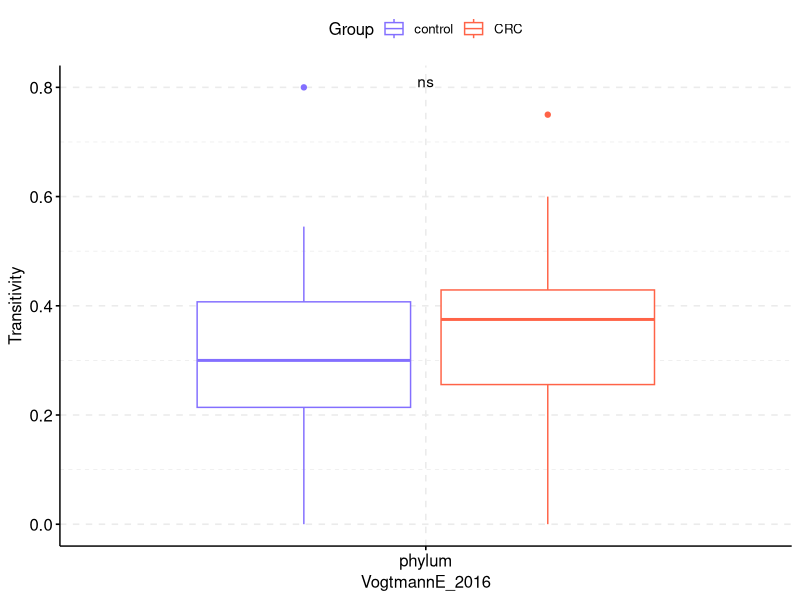
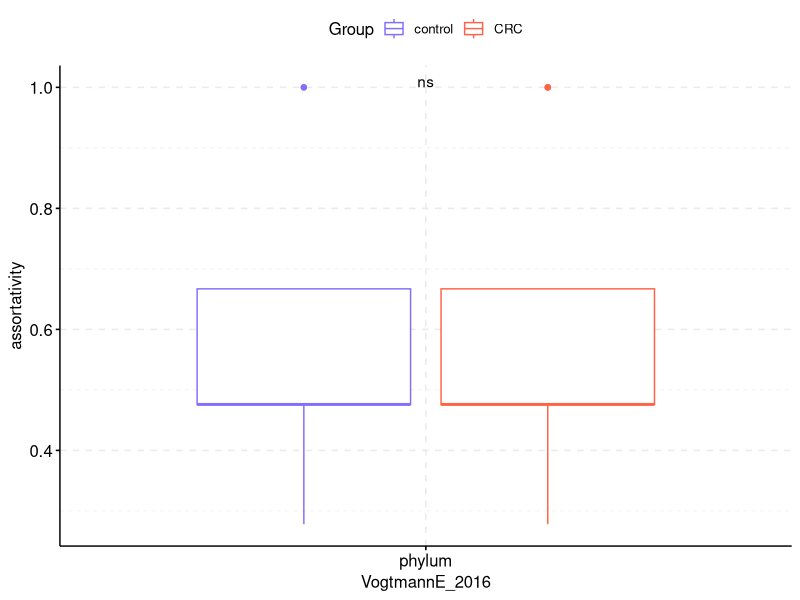
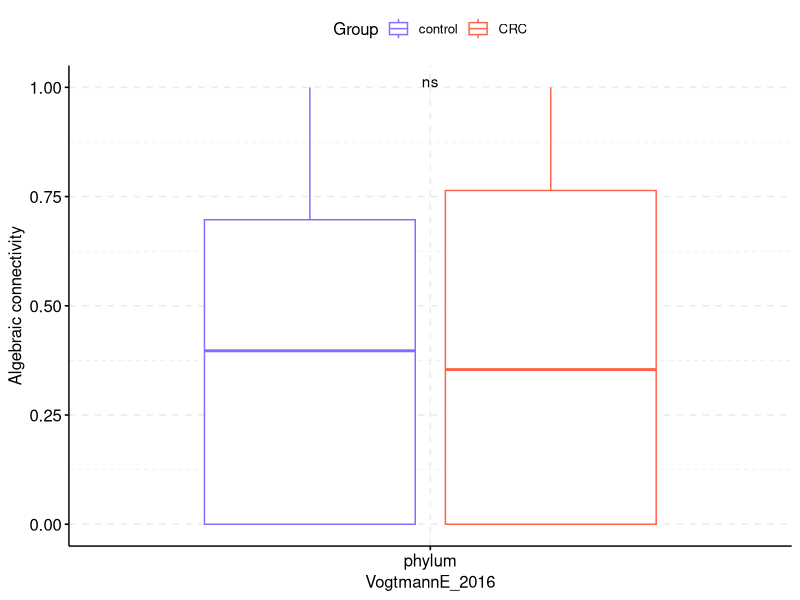

These figures' R source, in order: (Note: this script raises an error after producing the figures.)
library(ggplot2)
library(dplyr)
require(gridExtra)
library(grid)
library(cowplot)
library(ggpubr)

dat<-read.table("network_comparison_normalized.csv", sep=",", header=TRUE)

# df<-filter(df, Cohort !="WirbelJ_2018")

# df<-filter(df, Cohort !="WirbelJ_2018" & Cohort !="FengQ_2015" & Cohort !="YuJ_2015" & Bases > 5000000000)




pdf(file="network_comparison_cohort.pdf", width=22, height=12, onefile=FALSE)

df<-filter(dat, Cohort=="ZellerG_2014")
p1 <- ggboxplot(filter(df, Property=="density"), x = "Level", y = "Value", #yscale = "log2",
               color = "Group", palette = c("slateblue1" , "tomato"))+
                ylab("Density")+
                stat_compare_means(aes(group = Group), label = "p.signif", method = "wilcox.test")+
                grids(linetype = "dashed")+
                xlab("ZellerG_2014")

p2<-ggboxplot(filter(df, Property=="transitivity"), x = "Level", y = "Value", 
              color = "Group", palette = c("slateblue1" , "tomato"))+
  ylab("Transitivity")+
  stat_compare_means(aes(group = Group), label = "p.signif", method = "wilcox.test")+
  grids(linetype = "dashed")+
  xlab("ZellerG_2014")


p3<-ggboxplot(filter(df, Property=="assortativity"), x = "Level", y = "Value",
              color = "Group", palette = c("slateblue1" , "tomato"))+
  ylab("Assortativity")+
  stat_compare_means(aes(group = Group), label = "p.signif", method = "wilcox.test")+
  grids(linetype = "dashed")+
  xlab("ZellerG_2014")

p4<-ggboxplot(filter(df, Property=="algebraic_connectivity"), x = "Level", y = "Value",
              color = "Group", palette = c("slateblue1" , "tomato"))+
  ylab("Algebraic connectivity")+
  stat_compare_means(aes(group = Group), label = "p.signif", method = "wilcox.test")+
  grids(linetype = "dashed")+
  xlab("ZellerG_2014")


df<-filter(dat, Cohort=="WirbelJ_2018")
p5 <- ggboxplot(filter(df, Property=="density"), x = "Level", y = "Value", #yscale = "log2",
                color = "Group", palette = c("slateblue1" , "tomato"))+
  ylab("Density")+
  stat_compare_means(aes(group = Group), label = "p.signif", method = "wilcox.test")+
  grids(linetype = "dashed")+
  xlab("WirbelJ_2018")

p6<-ggboxplot(filter(df, Property=="transitivity"), x = "Level", y = "Value", 
              color = "Group", palette = c("slateblue1" , "tomato"))+
  ylab("Transitivity")+
  stat_compare_means(aes(group = Group), label = "p.signif", method = "wilcox.test")+
  grids(linetype = "dashed")+
  xlab("WirbelJ_2018")


p7<-ggboxplot(filter(df, Property=="assortativity"), x = "Level", y = "Value",
              color = "Group", palette = c("slateblue1" , "tomato"))+
  ylab("Assortativity")+
  stat_compare_means(aes(group = Group), label = "p.signif", method = "wilcox.test")+
  grids(linetype = "dashed")+
  xlab("WirbelJ_2018")

p8<-ggboxplot(filter(df, Property=="algebraic_connectivity"), x = "Level", y = "Value",
              color = "Group", palette = c("slateblue1" , "tomato"))+
  ylab("Algebraic connectivity")+
  stat_compare_means(aes(group = Group), label = "p.signif", method = "wilcox.test")+
  grids(linetype = "dashed")+
  xlab("WirbelJ_2018")

df<-filter(dat, Cohort=="VogtmannE_2016")
p9 <- ggboxplot(filter(df, Property=="density"), x = "Level", y = "Value", #yscale = "log2",
                color = "Group", palette = c("slateblue1" , "tomato"))+
  ylab("Density")+
  stat_compare_means(aes(group = Group), label = "p.signif", method = "wilcox.test")+
  grids(linetype = "dashed")+
  xlab("VogtmannE_2016")

p10<-ggboxplot(filter(df, Property=="transitivity"), x = "Level", y = "Value", 
              color = "Group", palette = c("slateblue1" , "tomato"))+
  ylab("Transitivity")+
  stat_compare_means(aes(group = Group), label = "p.signif", method = "wilcox.test")+
  grids(linetype = "dashed")+
  xlab("VogtmannE_2016")


p11<-ggboxplot(filter(df, Property=="assortativity"), x = "Level", y = "Value",
              color = "Group", palette = c("slateblue1" , "tomato"))+
  ylab("assortativity")+
  stat_compare_means(aes(group = Group), label = "p.signif", method = "wilcox.test")+
  grids(linetype = "dashed")+
  xlab("VogtmannE_2016")

p12<-ggboxplot(filter(df, Property=="algebraic_connectivity"), x = "Level", y = "Value",
              color = "Group", palette = c("slateblue1" , "tomato"))+
  ylab("Algebraic connectivity")+
  stat_compare_means(aes(group = Group), label = "p.signif", method = "wilcox.test")+
  grids(linetype = "dashed")+
  xlab("VogtmannE_2016")

# for all the data
p13 <- ggboxplot(filter(dat, Property=="density"), x = "Level", y = "Value", #yscale = "log2",
                color = "Group", palette = c("slateblue1" , "tomato"))+
  ylab("Density")+
  stat_compare_means(aes(group = Group), label = "p.signif", method = "wilcox.test")+
  grids(linetype = "dashed")+
  xlab("All")

p14<-ggboxplot(filter(dat, Property=="transitivity"), x = "Level", y = "Value", 
               color = "Group", palette = c("slateblue1" , "tomato"))+
  ylab("Transitivity")+
  stat_compare_means(aes(group = Group), label = "p.signif", method = "wilcox.test")+
  grids(linetype = "dashed")+
  xlab("All")


p15<-ggboxplot(filter(dat, Property=="assortativity"), x = "Level", y = "Value",
               color = "Group", palette = c("slateblue1" , "tomato"))+
  ylab("Assortativity")+
  stat_compare_means(aes(group = Group), label = "p.signif", method = "wilcox.test")+
  grids(linetype = "dashed")+
  xlab("All")

p16<-ggboxplot(filter(dat, Property=="algebraic_connectivity"), x = "Level", y = "Value",
               color = "Group", palette = c("slateblue1" , "tomato"))+
  ylab("Algebraic connectivity")+
  stat_compare_means(aes(group = Group), label = "p.signif", method = "wilcox.test")+
  grids(linetype = "dashed")+
  xlab("All")


df<-filter(dat, Cohort=="FengQ_2015")
p17 <- ggboxplot(filter(df, Property=="density"), x = "Level", y = "Value", #yscale = "log2",
                 color = "Group", palette = c("slateblue1" , "tomato"))+
  ylab("Density")+
  stat_compare_means(aes(group = Group), label = "p.signif", method = "wilcox.test")+
  grids(linetype = "dashed")+
  xlab("FengQ_2015")

p18<-ggboxplot(filter(df, Property=="transitivity"), x = "Level", y = "Value", 
               color = "Group", palette = c("slateblue1" , "tomato"))+
  ylab("Transitivity")+
  stat_compare_means(aes(group = Group), label = "p.signif", method = "wilcox.test")+
  grids(linetype = "dashed")+
  xlab("FengQ_2015")


p19<-ggboxplot(filter(df, Property=="assortativity"), x = "Level", y = "Value",
               color = "Group", palette = c("slateblue1" , "tomato"))+
  ylab("Assortativity")+
  stat_compare_means(aes(group = Group), label = "p.signif", method = "wilcox.test")+
  grids(linetype = "dashed")+
  xlab("FengQ_2015")

p20<-ggboxplot(filter(df, Property=="algebraic_connectivity"), x = "Level", y = "Value",
               color = "Group", palette = c("slateblue1" , "tomato"))+
  ylab("Algebraic connectivity")+
  stat_compare_means(aes(group = Group), label = "p.signif", method = "wilcox.test")+
  grids(linetype = "dashed")+
  xlab("FengQ_2015")

df<-filter(dat, Cohort=="ThomasAM_2018a")
p21 <- ggboxplot(filter(df, Property=="density"), x = "Level", y = "Value", #yscale = "log2",
                 color = "Group", palette = c("slateblue1" , "tomato"))+
  ylab("Density")+
  stat_compare_means(aes(group = Group), label = "p.signif", method = "wilcox.test")+
  grids(linetype = "dashed")+
  xlab("ThomasAM_2018a")

p22<-ggboxplot(filter(df, Property=="transitivity"), x = "Level", y = "Value", 
               color = "Group", palette = c("slateblue1" , "tomato"))+
  ylab("Transitivity")+
  stat_compare_means(aes(group = Group), label = "p.signif", method = "wilcox.test")+
  grids(linetype = "dashed")+
  xlab("ThomasAM_2018a")


p23<-ggboxplot(filter(df, Property=="assortativity"), x = "Level", y = "Value",
               color = "Group", palette = c("slateblue1" , "tomato"))+
  ylab("Assortativity")+
  stat_compare_means(aes(group = Group), label = "p.signif", method = "wilcox.test")+
  grids(linetype = "dashed")+
  xlab("ThomasAM_2018a")

p24<-ggboxplot(filter(df, Property=="algebraic_connectivity"), x = "Level", y = "Value",
               color = "Group", palette = c("slateblue1" , "tomato"))+
  ylab("Algebraic connectivity")+
  stat_compare_means(aes(group = Group), label = "p.signif", method = "wilcox.test")+
  grids(linetype = "dashed")+
  xlab("ThomasAM_2018a")

df<-filter(dat, Cohort=="ThomasAM_2018b")
p25 <- ggboxplot(filter(df, Property=="density"), x = "Level", y = "Value", #yscale = "log2",
                 color = "Group", palette = c("slateblue1" , "tomato"))+
  ylab("Density")+
  stat_compare_means(aes(group = Group), label = "p.signif", method = "wilcox.test")+
  grids(linetype = "dashed")+
  xlab("ThomasAM_2018b")

p26<-ggboxplot(filter(df, Property=="transitivity"), x = "Level", y = "Value", 
               color = "Group", palette = c("slateblue1" , "tomato"))+
  ylab("Transitivity")+
  stat_compare_means(aes(group = Group), label = "p.signif", method = "wilcox.test")+
  grids(linetype = "dashed")+
  xlab("ThomasAM_2018b")


p27<-ggboxplot(filter(df, Property=="assortativity"), x = "Level", y = "Value",
               color = "Group", palette = c("slateblue1" , "tomato"))+
  ylab("Assortativity")+
  stat_compare_means(aes(group = Group), label = "p.signif", method = "wilcox.test")+
  grids(linetype = "dashed")+
  xlab("ThomasAM_2018b")

p28<-ggboxplot(filter(df, Property=="algebraic_connectivity"), x = "Level", y = "Value",
               color = "Group", palette = c("slateblue1" , "tomato"))+
  ylab("Algebraic connectivity")+
  stat_compare_means(aes(group = Group), label = "p.signif", method = "wilcox.test")+
  grids(linetype = "dashed")+
  xlab("ThomasAM_2018b")


df<-filter(dat, Cohort=="YachidaS_2019")
p29 <- ggboxplot(filter(df, Property=="density"), x = "Level", y = "Value", #yscale = "log2",
                 color = "Group", palette = c("slateblue1" , "tomato"))+
  ylab("Density")+
  stat_compare_means(aes(group = Group), label = "p.signif", method = "wilcox.test")+
  grids(linetype = "dashed")+
  xlab("YachidaS_2019")

p30<-ggboxplot(filter(df, Property=="transitivity"), x = "Level", y = "Value", 
               color = "Group", palette = c("slateblue1" , "tomato"))+
  ylab("Transitivity")+
  stat_compare_means(aes(group = Group), label = "p.signif", method = "wilcox.test")+
  grids(linetype = "dashed")+
  xlab("YachidaS_2019")


p31<-ggboxplot(filter(df, Property=="assortativity"), x = "Level", y = "Value",
               color = "Group", palette = c("slateblue1" , "tomato"))+
  ylab("Assortativity")+
  stat_compare_means(aes(group = Group), label = "p.signif", method = "wilcox.test")+
  grids(linetype = "dashed")+
  xlab("YachidaS_2019")

p32<-ggboxplot(filter(df, Property=="algebraic_connectivity"), x = "Level", y = "Value",
               color = "Group", palette = c("slateblue1" , "tomato"))+
  ylab("Algebraic connectivity")+
  stat_compare_means(aes(group = Group), label = "p.signif", method = "wilcox.test")+
  grids(linetype = "dashed")+
  xlab("YachidaS_2019")

df<-filter(dat, Cohort=="YuJ_2015")
p33 <- ggboxplot(filter(df, Property=="density"), x = "Level", y = "Value", #yscale = "log2",
                 color = "Group", palette = c("slateblue1" , "tomato"))+
  ylab("Density")+
  stat_compare_means(aes(group = Group), label = "p.signif", method = "wilcox.test")+
  grids(linetype = "dashed")+
  xlab("YuJ_2015")

p34<-ggboxplot(filter(df, Property=="transitivity"), x = "Level", y = "Value", 
               color = "Group", palette = c("slateblue1" , "tomato"))+
  ylab("Transitivity")+
  stat_compare_means(aes(group = Group), label = "p.signif", method = "wilcox.test")+
  grids(linetype = "dashed")+
  xlab("YuJ_2015")


p35<-ggboxplot(filter(df, Property=="assortativity"), x = "Level", y = "Value",
               color = "Group", palette = c("slateblue1" , "tomato"))+
  ylab("Assortativity")+
  stat_compare_means(aes(group = Group), label = "p.signif", method = "wilcox.test")+
  grids(linetype = "dashed")+
  xlab("YuJ_2015")

p36<-ggboxplot(filter(df, Property=="algebraic_connectivity"), x = "Level", y = "Value",
               color = "Group", palette = c("slateblue1" , "tomato"))+
  ylab("Algebraic connectivity")+
  stat_compare_means(aes(group = Group), label = "p.signif", method = "wilcox.test")+
  grids(linetype = "dashed")+
  xlab("YuJ_2015")

prow <- plot_grid(

  # p1 + theme(legend.position="none"),
  # p5 + theme(legend.position="none"),
  # p9 + theme(legend.position="none"),
  # p17 + theme(legend.position="none"),
  # p21 + theme(legend.position="none"),
  # p25 + theme(legend.position="none"),
  # p29 + theme(legend.position="none"),
  # p33 + theme(legend.position="none"),
  # # p13 + theme(legend.position="none"),
  # 
  # p2 + theme(legend.position="none"),
  # p6 + theme(legend.position="none"),
  # p10 + theme(legend.position="none"),
  # p18 + theme(legend.position="none"),
  # p22 + theme(legend.position="none"),
  # p26 + theme(legend.position="none"),
  # p30 + theme(legend.position="none"),
  # p34 + theme(legend.position="none"),
  # # p14 + theme(legend.position="none"),
  # 
  # p3 + theme(legend.position="none"),
  # p7 + theme(legend.position="none"),
  # p11 + theme(legend.position="none"),
  # p19 + theme(legend.position="none"),
  # p23 + theme(legend.position="none"),
  # p27 + theme(legend.position="none"),
  # p31 + theme(legend.position="none"),
  # p35 + theme(legend.position="none"),
  # # p15 + theme(legend.position="none"),
  # 
  # 
  p4 + theme(legend.position="none"),
  p8 + theme(legend.position="none"),
  p12 + theme(legend.position="none"),
  p20 + theme(legend.position="none"),
  p24 + theme(legend.position="none"),
  p28 + theme(legend.position="none"),
  p32 + theme(legend.position="none"),
  p36 + theme(legend.position="none"),
  # p16 + theme(legend.position="none"),
  
  align = 'vh',
  hjust = -1,
  nrow = 2
)

legend <- get_legend(
  p1 +
    guides(color = guide_legend(nrow = 1)) +
    theme(legend.position = "bottom")
)
plot_grid(prow, legend, ncol = 1, rel_heights = c(1, .1))

# legend <- get_legend(
#   # create some space to the left of the legend
#   p1 + theme(legend.box.margin = margin(0, 12, 0, 0))
# )
# plot_grid(prow, legend, rel_widths = c(3, .4))
dev.off()
